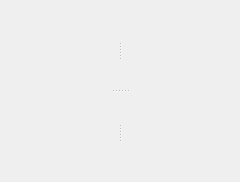
<?xml version="1.0" encoding="UTF-8"?>
<ui version="4.0">
 <class>CCfgToPdaWidget</class>
 <widget class="QWidget" name="CCfgToPdaWidget">
  <property name="geometry">
   <rect>
    <x>0</x>
    <y>0</y>
    <width>240</width>
    <height>182</height>
   </rect>
  </property>
  <property name="sizePolicy">
   <sizepolicy hsizetype="Expanding" vsizetype="Expanding">
    <horstretch>0</horstretch>
    <verstretch>0</verstretch>
   </sizepolicy>
  </property>
  <property name="windowTitle">
   <string>Form</string>
  </property>
  <layout class="QGridLayout" name="gridLayout">
   <item row="0" column="0">
    <widget class="QSplitter" name="splitter_3">
     <property name="sizePolicy">
      <sizepolicy hsizetype="Expanding" vsizetype="Expanding">
       <horstretch>0</horstretch>
       <verstretch>0</verstretch>
      </sizepolicy>
     </property>
     <property name="orientation">
      <enum>Qt::Vertical</enum>
     </property>
     <widget class="QSplitter" name="splitter">
      <property name="sizePolicy">
       <sizepolicy hsizetype="Expanding" vsizetype="Expanding">
        <horstretch>0</horstretch>
        <verstretch>0</verstretch>
       </sizepolicy>
      </property>
      <property name="orientation">
       <enum>Qt::Horizontal</enum>
      </property>
      <property name="childrenCollapsible">
       <bool>false</bool>
      </property>
      <widget class="CCfgWidget" name="m_cfgWidget" native="true">
       <property name="sizePolicy">
        <sizepolicy hsizetype="Expanding" vsizetype="Expanding">
         <horstretch>0</horstretch>
         <verstretch>0</verstretch>
        </sizepolicy>
       </property>
      </widget>
      <widget class="CAlgorithmWidget" name="m_cfgToPdaAlgorithmWidget" native="true">
       <property name="sizePolicy">
        <sizepolicy hsizetype="Expanding" vsizetype="Expanding">
         <horstretch>0</horstretch>
         <verstretch>0</verstretch>
        </sizepolicy>
       </property>
      </widget>
     </widget>
     <widget class="QSplitter" name="splitter_2">
      <property name="sizePolicy">
       <sizepolicy hsizetype="Expanding" vsizetype="Expanding">
        <horstretch>0</horstretch>
        <verstretch>0</verstretch>
       </sizepolicy>
      </property>
      <property name="orientation">
       <enum>Qt::Horizontal</enum>
      </property>
      <property name="childrenCollapsible">
       <bool>false</bool>
      </property>
      <widget class="CPdaWidget" name="m_pdaWidget" native="true">
       <property name="sizePolicy">
        <sizepolicy hsizetype="Expanding" vsizetype="Expanding">
         <horstretch>0</horstretch>
         <verstretch>0</verstretch>
        </sizepolicy>
       </property>
      </widget>
      <widget class="CVariablesWidget" name="m_variablesWidget" native="true">
       <property name="sizePolicy">
        <sizepolicy hsizetype="Minimum" vsizetype="Minimum">
         <horstretch>0</horstretch>
         <verstretch>0</verstretch>
        </sizepolicy>
       </property>
      </widget>
     </widget>
    </widget>
   </item>
  </layout>
 </widget>
 <customwidgets>
  <customwidget>
   <class>CVariablesWidget</class>
   <extends>QWidget</extends>
   <header location="global">widgets/variableswidget.h</header>
   <container>1</container>
  </customwidget>
  <customwidget>
   <class>CAlgorithmWidget</class>
   <extends>QWidget</extends>
   <header location="global">widgets/algorithmwidget.h</header>
   <container>1</container>
  </customwidget>
  <customwidget>
   <class>CPdaWidget</class>
   <extends>QWidget</extends>
   <header>PDA/pdawidget.h</header>
   <container>1</container>
  </customwidget>
  <customwidget>
   <class>CCfgWidget</class>
   <extends>QWidget</extends>
   <header location="global">CFG/cfgwidget.h</header>
   <container>1</container>
  </customwidget>
 </customwidgets>
 <resources/>
 <connections/>
</ui>
